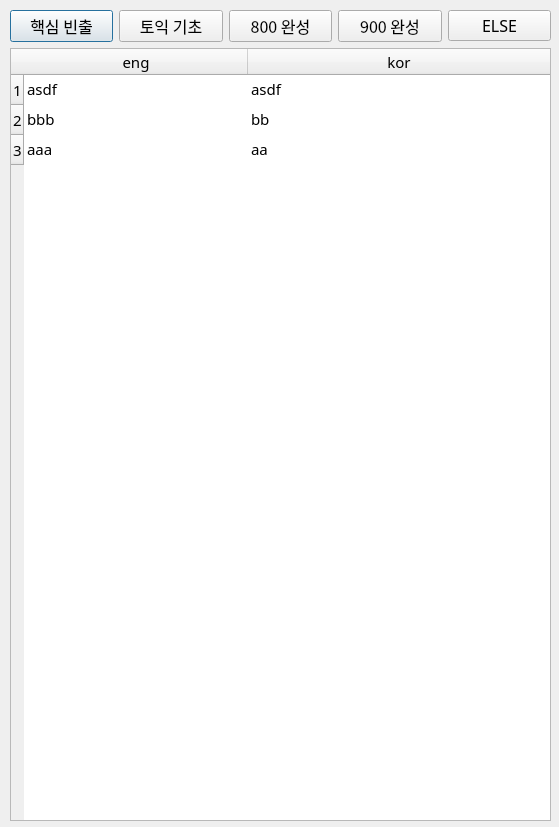
<?xml version="1.0" encoding="UTF-8"?>
<ui version="4.0">
 <class>Dialog</class>
 <widget class="QDialog" name="Dialog">
  <property name="geometry">
   <rect>
    <x>0</x>
    <y>0</y>
    <width>559</width>
    <height>827</height>
   </rect>
  </property>
  <property name="windowTitle">
   <string>Dialog</string>
  </property>
  <widget class="QWidget" name="verticalLayoutWidget">
   <property name="geometry">
    <rect>
     <x>10</x>
     <y>10</y>
     <width>541</width>
     <height>811</height>
    </rect>
   </property>
   <layout class="QVBoxLayout" name="verticalLayout">
    <item>
     <layout class="QHBoxLayout" name="button_container">
      <item>
       <widget class="QPushButton" name="button_main">
        <property name="sizePolicy">
         <sizepolicy hsizetype="Expanding" vsizetype="Fixed">
          <horstretch>0</horstretch>
          <verstretch>0</verstretch>
         </sizepolicy>
        </property>
        <property name="font">
         <font>
          <family>나눔바른고딕 Light</family>
          <pointsize>12</pointsize>
         </font>
        </property>
        <property name="text">
         <string>핵심 빈출</string>
        </property>
       </widget>
      </item>
      <item>
       <widget class="QPushButton" name="button_basic">
        <property name="sizePolicy">
         <sizepolicy hsizetype="Expanding" vsizetype="Fixed">
          <horstretch>0</horstretch>
          <verstretch>0</verstretch>
         </sizepolicy>
        </property>
        <property name="font">
         <font>
          <family>나눔바른고딕 Light</family>
          <pointsize>12</pointsize>
         </font>
        </property>
        <property name="text">
         <string>토익 기초</string>
        </property>
       </widget>
      </item>
      <item>
       <widget class="QPushButton" name="button_800">
        <property name="sizePolicy">
         <sizepolicy hsizetype="Expanding" vsizetype="Fixed">
          <horstretch>0</horstretch>
          <verstretch>0</verstretch>
         </sizepolicy>
        </property>
        <property name="font">
         <font>
          <family>나눔바른고딕 Light</family>
          <pointsize>12</pointsize>
         </font>
        </property>
        <property name="text">
         <string>800 완성</string>
        </property>
       </widget>
      </item>
      <item>
       <widget class="QPushButton" name="button_900">
        <property name="sizePolicy">
         <sizepolicy hsizetype="Expanding" vsizetype="Fixed">
          <horstretch>0</horstretch>
          <verstretch>0</verstretch>
         </sizepolicy>
        </property>
        <property name="font">
         <font>
          <family>나눔바른고딕 Light</family>
          <pointsize>12</pointsize>
         </font>
        </property>
        <property name="text">
         <string>900 완성</string>
        </property>
       </widget>
      </item>
      <item>
       <widget class="QPushButton" name="button_else">
        <property name="sizePolicy">
         <sizepolicy hsizetype="Expanding" vsizetype="Fixed">
          <horstretch>0</horstretch>
          <verstretch>0</verstretch>
         </sizepolicy>
        </property>
        <property name="font">
         <font>
          <family>나눔바른고딕 Light</family>
          <pointsize>12</pointsize>
         </font>
        </property>
        <property name="text">
         <string>ELSE</string>
        </property>
       </widget>
      </item>
     </layout>
    </item>
    <item>
     <widget class="QTableWidget" name="tableWidget">
      <property name="font">
       <font>
        <family>나눔바른고딕</family>
        <pointsize>11</pointsize>
       </font>
      </property>
      <property name="sizeAdjustPolicy">
       <enum>QAbstractScrollArea::AdjustIgnored</enum>
      </property>
      <property name="selectionBehavior">
       <enum>QAbstractItemView::SelectItems</enum>
      </property>
      <property name="showGrid">
       <bool>true</bool>
      </property>
      <property name="gridStyle">
       <enum>Qt::NoPen</enum>
      </property>
      <property name="sortingEnabled">
       <bool>true</bool>
      </property>
      <property name="cornerButtonEnabled">
       <bool>true</bool>
      </property>
      <property name="rowCount">
       <number>3</number>
      </property>
      <attribute name="horizontalHeaderCascadingSectionResizes">
       <bool>false</bool>
      </attribute>
      <attribute name="horizontalHeaderMinimumSectionSize">
       <number>32</number>
      </attribute>
      <attribute name="horizontalHeaderDefaultSectionSize">
       <number>224</number>
      </attribute>
      <attribute name="horizontalHeaderStretchLastSection">
       <bool>true</bool>
      </attribute>
      <attribute name="verticalHeaderCascadingSectionResizes">
       <bool>true</bool>
      </attribute>
      <attribute name="verticalHeaderDefaultSectionSize">
       <number>30</number>
      </attribute>
      <row/>
      <row/>
      <row/>
      <column>
       <property name="text">
        <string>eng</string>
       </property>
      </column>
      <column>
       <property name="text">
        <string>kor</string>
       </property>
      </column>
      <item row="0" column="0">
       <property name="text">
        <string>asdf</string>
       </property>
      </item>
      <item row="0" column="1">
       <property name="text">
        <string>asdf</string>
       </property>
      </item>
      <item row="1" column="0">
       <property name="text">
        <string>bbb</string>
       </property>
      </item>
      <item row="1" column="1">
       <property name="text">
        <string>bb</string>
       </property>
      </item>
      <item row="2" column="0">
       <property name="text">
        <string>aaa</string>
       </property>
      </item>
      <item row="2" column="1">
       <property name="text">
        <string>aa</string>
       </property>
      </item>
     </widget>
    </item>
   </layout>
  </widget>
 </widget>
 <resources/>
 <connections/>
</ui>
